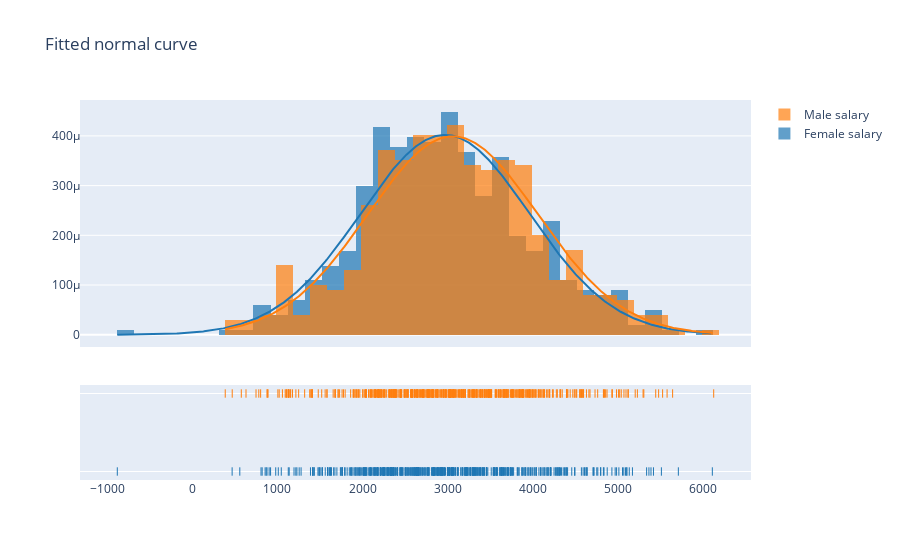

Notebook code for this chart:
### Markdown cell above
## Normal curve

### Code cell
hist_data = [female.Salary.values.tolist(), male.Salary.values.tolist()]
group_labels = ["Female salary", "Male salary"]

fig = ff.create_distplot(hist_data,
                         group_labels,
                         bin_size = [200, 200],
                        curve_type = "normal")

fig.layout.update({"title":"Fitted normal curve"})

# iplot(fig)
pio.show(fig)

### Figure 1 — Plotly figure (JSON) as saved in the notebook; plotly's stock layout.template omitted (floating-point values rounded to 4 significant figures; data arrays with more than 128 entries replaced by an {"elided": "..."} marker saying what was removed)
{"data": [{"autobinx": false, "histnorm": "probability density", "legendgroup": "Female salary", "marker": {"color": "rgb(31, 119, 180)"}, "name": "Female salary", "opacity": 0.7, "type": "histogram", "x": {"elided": "503 float values"}, "xaxis": "x", "xbins": {"end": 6110.0, "size": 200, "start": -880.9}, "yaxis": "y"}, {"autobinx": false, "histnorm": "probability density", "legendgroup": "Male salary", "marker": {"color": "rgb(255, 127, 14)"}, "name": "Male salary", "opacity": 0.7, "type": "histogram", "x": {"elided": "497 float values"}, "xaxis": "x", "xbins": {"end": 6126.0, "size": 200, "start": 387.2}, "yaxis": "y"}, {"legendgroup": "Female salary", "marker": {"color": "rgb(31, 119, 180)"}, "mode": "lines", "name": "Female salary", "showlegend": false, "type": "scatter", "x": {"elided": "500 float values"}, "xaxis": "x", "y": {"elided": "500 float values"}, "yaxis": "y"}, {"legendgroup": "Male salary", "marker": {"color": "rgb(255, 127, 14)"}, "mode": "lines", "name": "Male salary", "showlegend": false, "type": "scatter", "x": {"elided": "500 float values"}, "xaxis": "x", "y": {"elided": "500 float values"}, "yaxis": "y"}, {"legendgroup": "Female salary", "marker": {"color": "rgb(31, 119, 180)", "symbol": "line-ns-open"}, "mode": "markers", "name": "Female salary", "showlegend": false, "type": "scatter", "x": {"elided": "503 float values"}, "xaxis": "x", "y": {"elided": "503 str values"}, "yaxis": "y2"}, {"legendgroup": "Male salary", "marker": {"color": "rgb(255, 127, 14)", "symbol": "line-ns-open"}, "mode": "markers", "name": "Male salary", "showlegend": false, "type": "scatter", "x": {"elided": "497 float values"}, "xaxis": "x", "y": {"elided": "497 str values"}, "yaxis": "y2"}], "layout": {"barmode": "overlay", "hovermode": "closest", "legend": {"traceorder": "reversed"}, "title": {"text": "Fitted normal curve"}, "xaxis": {"anchor": "y2", "domain": [0, 1], "zeroline": false}, "yaxis": {"anchor": "free", "domain": [0.35, 1], "position": 0}, "yaxis2": {"anchor": "x", "domain": [0, 0.25], "dtick": 1, "showticklabels": false}}}
